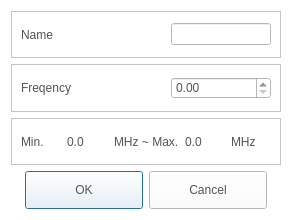
<?xml version="1.0" encoding="UTF-8"?>
<ui version="4.0">
 <class>AddRadioDialog</class>
 <widget class="QDialog" name="AddRadioDialog">
  <property name="geometry">
   <rect>
    <x>0</x>
    <y>0</y>
    <width>292</width>
    <height>220</height>
   </rect>
  </property>
  <property name="windowTitle">
   <string>Dialog</string>
  </property>
  <property name="styleSheet">
   <string notr="true">QLabel
{
	color: rgb(84, 84, 84);
	font: 14pt &quot;Segoe UI&quot;;
}
QPushButton
{
	color: rgb(84, 84, 84);
	font: 14pt &quot;Segoe UI&quot;;
}
QLineEdit
{
	color: rgb(84, 84, 84);
	font: 14pt &quot;Segoe UI&quot;;
}
QDoubleSpinBox
{
	color: rgb(84, 84, 84);
	font: 14pt &quot;Segoe UI&quot;;
}
QWidget
{
	background-color: rgb(255, 255, 255);
}</string>
  </property>
  <layout class="QGridLayout" name="gridLayout">
   <item row="1" column="0">
    <widget class="QFrame" name="frame_2">
     <property name="frameShape">
      <enum>QFrame::StyledPanel</enum>
     </property>
     <property name="frameShadow">
      <enum>QFrame::Raised</enum>
     </property>
     <layout class="QHBoxLayout" name="horizontalLayout_2">
      <item>
       <widget class="QLabel" name="label_2">
        <property name="text">
         <string>Freqency</string>
        </property>
       </widget>
      </item>
      <item>
       <widget class="QDoubleSpinBox" name="doubleSpinBox">
        <property name="minimumSize">
         <size>
          <width>100</width>
          <height>0</height>
         </size>
        </property>
        <property name="maximumSize">
         <size>
          <width>100</width>
          <height>16777215</height>
         </size>
        </property>
        <property name="prefix">
         <string/>
        </property>
        <property name="suffix">
         <string/>
        </property>
        <property name="decimals">
         <number>2</number>
        </property>
        <property name="singleStep">
         <double>0.100000000000000</double>
        </property>
       </widget>
      </item>
     </layout>
    </widget>
   </item>
   <item row="0" column="0">
    <widget class="QFrame" name="frame">
     <property name="frameShape">
      <enum>QFrame::StyledPanel</enum>
     </property>
     <property name="frameShadow">
      <enum>QFrame::Raised</enum>
     </property>
     <layout class="QHBoxLayout" name="horizontalLayout">
      <item>
       <widget class="QLabel" name="label">
        <property name="text">
         <string>Name</string>
        </property>
       </widget>
      </item>
      <item>
       <widget class="QLineEdit" name="lineEdit">
        <property name="minimumSize">
         <size>
          <width>100</width>
          <height>0</height>
         </size>
        </property>
        <property name="maximumSize">
         <size>
          <width>100</width>
          <height>16777215</height>
         </size>
        </property>
       </widget>
      </item>
     </layout>
    </widget>
   </item>
   <item row="3" column="0">
    <widget class="QDialogButtonBox" name="buttonBox">
     <property name="minimumSize">
      <size>
       <width>0</width>
       <height>0</height>
      </size>
     </property>
     <property name="styleSheet">
      <string notr="true">QPushButton
{
	border-image: url(&quot;:/resource/audiocd-popup-btn110-ok-n.png&quot;);
	width: 110px;
	height: 30px;
	color: rgb(84, 84, 84)
}

QPushButton:hover
{
 	border-image: url(&quot;:/resource/audiocd-popup-btn110-ok-h.png&quot;);
	width: 110px;
	height: 30px;	
	color: rgb(255, 255, 255)
}</string>
     </property>
     <property name="orientation">
      <enum>Qt::Horizontal</enum>
     </property>
     <property name="standardButtons">
      <set>QDialogButtonBox::Cancel|QDialogButtonBox::Ok</set>
     </property>
     <property name="centerButtons">
      <bool>true</bool>
     </property>
    </widget>
   </item>
   <item row="2" column="0">
    <widget class="QFrame" name="frame_3">
     <property name="frameShape">
      <enum>QFrame::StyledPanel</enum>
     </property>
     <property name="frameShadow">
      <enum>QFrame::Raised</enum>
     </property>
     <layout class="QHBoxLayout" name="horizontalLayout_3">
      <item>
       <widget class="QLabel" name="label_4">
        <property name="text">
         <string>Min.</string>
        </property>
       </widget>
      </item>
      <item>
       <widget class="QLabel" name="labelMin">
        <property name="text">
         <string>0.0</string>
        </property>
       </widget>
      </item>
      <item>
       <widget class="QLabel" name="label_3">
        <property name="text">
         <string>MHz ~ Max.</string>
        </property>
       </widget>
      </item>
      <item>
       <widget class="QLabel" name="labelMax">
        <property name="text">
         <string>0.0</string>
        </property>
       </widget>
      </item>
      <item>
       <widget class="QLabel" name="label_5">
        <property name="text">
         <string>MHz</string>
        </property>
       </widget>
      </item>
     </layout>
    </widget>
   </item>
  </layout>
 </widget>
 <resources/>
 <connections>
  <connection>
   <sender>buttonBox</sender>
   <signal>accepted()</signal>
   <receiver>AddRadioDialog</receiver>
   <slot>accept()</slot>
   <hints>
    <hint type="sourcelabel">
     <x>248</x>
     <y>254</y>
    </hint>
    <hint type="destinationlabel">
     <x>157</x>
     <y>274</y>
    </hint>
   </hints>
  </connection>
  <connection>
   <sender>buttonBox</sender>
   <signal>rejected()</signal>
   <receiver>AddRadioDialog</receiver>
   <slot>reject()</slot>
   <hints>
    <hint type="sourcelabel">
     <x>316</x>
     <y>260</y>
    </hint>
    <hint type="destinationlabel">
     <x>286</x>
     <y>274</y>
    </hint>
   </hints>
  </connection>
 </connections>
</ui>
